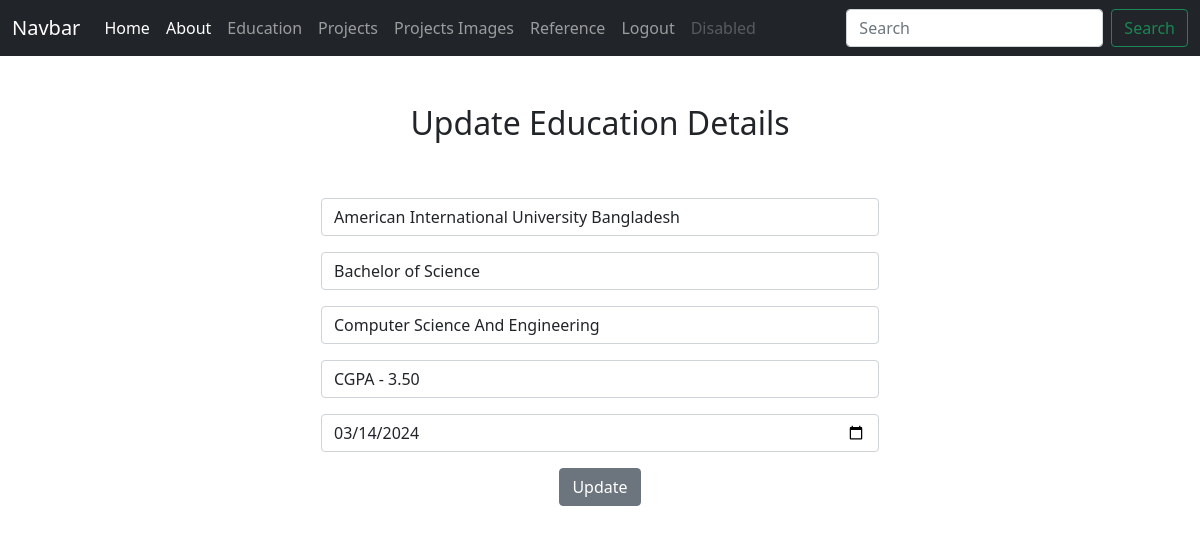
Page /update_education/1 (signed in) on the committed database.
### core/models.py (models this page shows, shortened)
class Education(models.Model):
    institute_name = models.CharField(max_length=200)
    degree = models.CharField(max_length=200)
    department = models.CharField(max_length=200)
    result = models.CharField(max_length=200)
    passed_year = models.DateField(auto_now_add=False)

### core/views.py (the view)
# urls.py: path('update_education/<int:pk>',views.update_education,name='update_education'),
def update_education(request,pk):
    if request.user.is_authenticated:
        education = Education.objects.get(id=pk)
        form = EducationForm(request.POST or None,instance=education)
        if request.method == "POST":
            if form.is_valid():
                form.save()
                return redirect('education')
        return render(request,'update_education.html',{'education':education,'form':form})

### core/forms.py
class EducationForm(forms.ModelForm):
    class Meta:
        model = Education
        fields = ('institute_name','degree','department','result','passed_year')
        labels = {
            'institute_name':'',
            'degree':'',
            'department':'',
            'result':'',
            'passed_year':'',
        }
        widgets = {
            'institute_name':forms.TextInput(attrs={'class':'form-control','placeholder':'Name Of The Institute'}),
            'degree': forms.TextInput(attrs={'class':'form-control','placeholder':'Degree'}),
            'department': forms.TextInput(attrs={'class':'form-control','placeholder':'Department'}),
            'result':forms.TextInput(attrs={'class':'form-control','placeholder':'Result'}),
            'passed_year':forms.DateInput(attrs={'class':'form-control','placeholder':'Result','type':'date'})
        }

### core/templates/update_education.html (shortened to what this page needs)
{% extends 'base.html'%}
{% block content %}
<div class="container">
    <div class="row">
      <center>
          <div class="col-md-6">
            <h2>Update Education Details</h2>
              <br/><br/>
          <form method="POST" action="">
              <div class="mb-3">
                  {{form.as_p}}
              </div>
              <button type="submit" class="btn btn-secondary">Update</button>
          </form>
          </div>
      </center>
    </div>
  </div>
{% endblock %}

### rows in the picture
Education: institute_name "American International University Bangladesh", degree "Bachelor of Science", department "Computer Science And Engineering", result "CGPA - 3.50", passed_year "03/14/2024"
